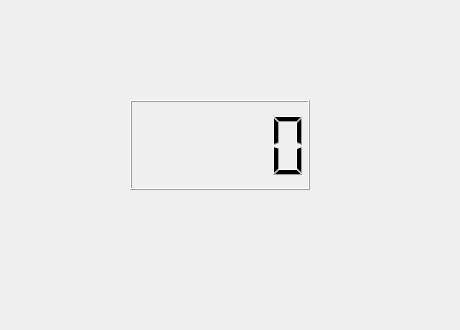
<?xml version="1.0" encoding="UTF-8"?>
<ui version="4.0">
 <class>tomatoClock</class>
 <widget class="QWidget" name="tomatoClock">
  <property name="geometry">
   <rect>
    <x>0</x>
    <y>0</y>
    <width>460</width>
    <height>330</height>
   </rect>
  </property>
  <property name="windowTitle">
   <string>tomatoClock</string>
  </property>
  <widget class="QLCDNumber" name="Timer">
   <property name="geometry">
    <rect>
     <x>130</x>
     <y>100</y>
     <width>180</width>
     <height>90</height>
    </rect>
   </property>
  </widget>
  <widget class="QPushButton" name="exitButton">
   <property name="geometry">
    <rect>
     <x>10</x>
     <y>10</y>
     <width>31</width>
     <height>31</height>
    </rect>
   </property>
   <property name="styleSheet">
    <string notr="true">background-color: transparent; border: none;</string>
   </property>
   <property name="text">
    <string/>
   </property>
  </widget>
  <widget class="QPushButton" name="resetButton">
   <property name="geometry">
    <rect>
     <x>210</x>
     <y>250</y>
     <width>41</width>
     <height>41</height>
    </rect>
   </property>
   <property name="styleSheet">
    <string notr="true">background-color: transparent; border: none;</string>
   </property>
   <property name="text">
    <string/>
   </property>
  </widget>
  <widget class="QPushButton" name="settingButton">
   <property name="geometry">
    <rect>
     <x>410</x>
     <y>10</y>
     <width>31</width>
     <height>31</height>
    </rect>
   </property>
   <property name="styleSheet">
    <string notr="true">background-color: transparent; border: none;</string>
   </property>
   <property name="text">
    <string/>
   </property>
  </widget>
 </widget>
 <resources/>
 <connections/>
</ui>
